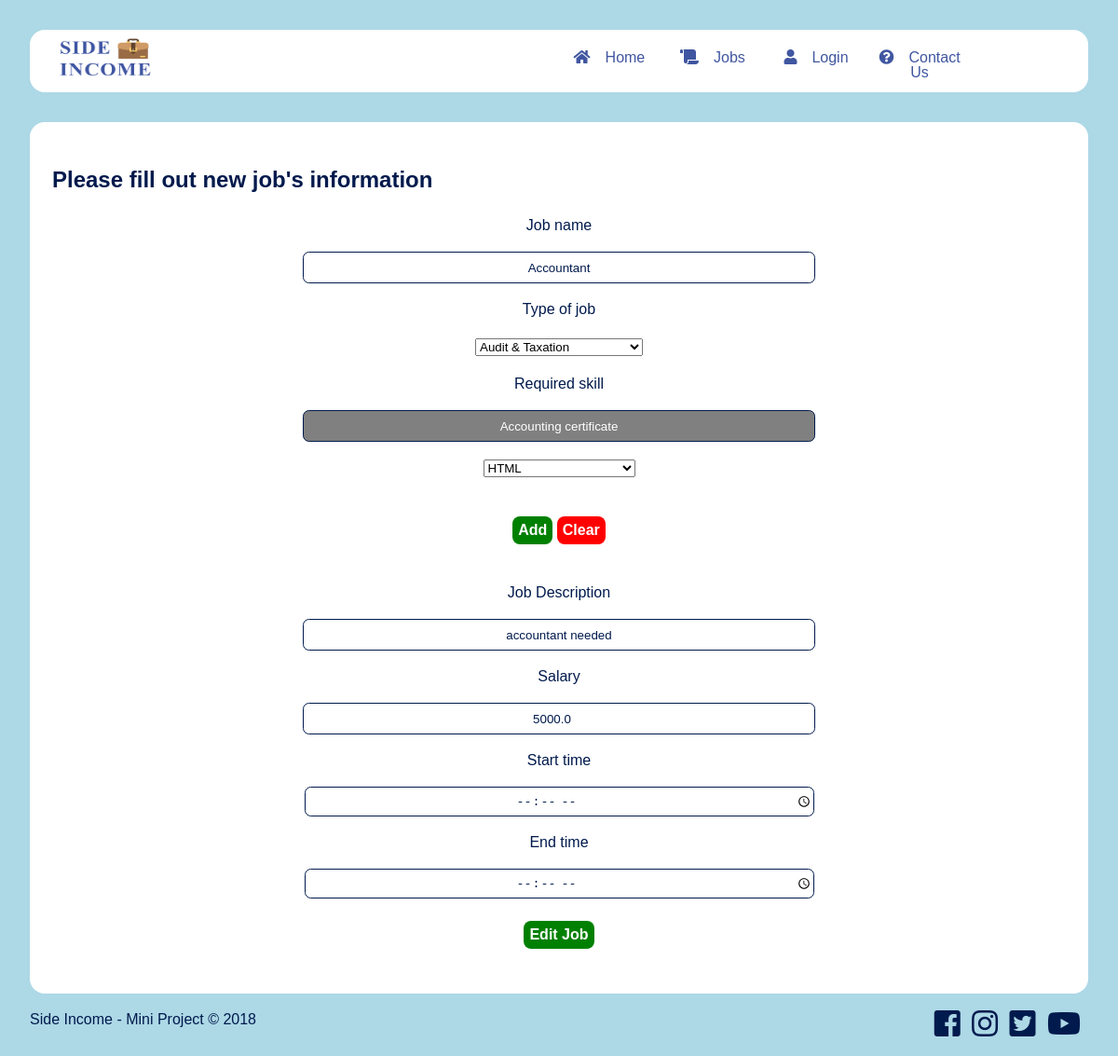
Screenshot of /editJobPost/9/ with the database file from the repository.
### JobPostingWebsite/models.py (models this page shows, shortened)
class Jobs(models.Model):
    name = models.CharField(max_length=250, null=True)
    job_type = models.ForeignKey(JobType, on_delete=models.CASCADE, null=True)
    skill_required = models.CharField(max_length=2500, null=True)
    desc = models.CharField(max_length=2500, null=True)
    salary = models.FloatField(default=0, null=True)
    accessed_count = models.IntegerField(default=0, null=True)
    company = models.ForeignKey(Company, on_delete=models.CASCADE, null=True)
    start_time = models.TimeField(null=True)
    end_time = models.TimeField(null=True)
    expired_date = models.DateField(null=True)
    is_approved = models.BooleanField(default=False)
    is_declined = models.BooleanField(default=False)
    is_expired = models.BooleanField(default=False)

### JobPostingWebsite/views.py (the view)
# urls.py: path('editJobPost/<int:j_id>/', views.edit_job_post),
def edit_job_post(req, j_id):
    return render(req, "editJob.html", {
        "job":Jobs.objects.get(id=j_id),
        "job_types":JobType.objects.all(),
        "skills":Skill.objects.all()
        })

### JobPostingWebsite/templates/editJob.html (shortened to what this page needs)
{%extends "base.html"%}
{%block content%}
<section class="card rounded-box container">
    <h1>Please fill out new job's information</h1>
    <form action="/editJob/{{job.id}}/" method="POST">
        <p>Job name</p>
        <input type="text" required autofocus name="name" value="{{job.name}}">
        <p>Type of job</p>
        {%include "jobTypeSelect.html"%}
        <p>Required skill</p>
        <input type="text" required name="skill_required" value="{{job.skill_required}}" id="skillText" class="uneditable" readonly>
        <p>
            {%include "skillSelect.html"%}
            <p>
                <button type="button" id="addSkill" class="button">Add</button>
                <button type="button" id="clearSkill" class="button2">Clear</button>
            </p>
        </p>
        <p>Job Description</p>
        <input type="text" required name="desc" value="{{job.desc}}">
        <p>Salary</p>
        <input type="number" required name="salary" step=".01" min="0" value="{{job.salary}}">
        <p>Start time</p>
        <input type="time" required name="start_time" id="startTime" value="{{job.start_time}}">
        <p>End time</p>
        <input type="time" required name="end_time" id="endTime" value="{{job.end_time|time:'H:M:S'}}">
        <button type="submit" class="button">Edit Job</button>
    </form>
</section>
{%load static%}
{%endblock%}

### JobPostingWebsite/static/css/style.css (style rules this page uses)
:root { --dark: #001a4d; --light: #d9d9d9; --dark-grey: #595959; --shadow: 3px 3px 5px gray; }
body { margin: 0; padding: 2em; background: lightblue; font-family: Arial, Helvetica, sans-serif; line-height: 1.5; color: var(--dark); }
.rounded-box { border-radius: 1em; }
.card { background: white; }
.container { padding: 1.5em; margin-top: 2em; overflow: hidden; }
input { border-radius: 0.5em; border: 0.1em solid var(--dark); color: var(--dark); text-align: center; width: 50%; height: 30px; }
.button, .button2 { border-radius: 0.5em; height: 50px; font-weight: bolder; transition: backgrond 0.3s, color 0.3s; border: none; font-size: 1em; display: block; margin: 1.5em auto 1.5em auto; height: 30px; overflow: hidden; color: white; }
.button { background: green; }
.button2 { background: red; }
form { text-align: center; }
p, h1 { word-wrap: break-word; }
.uneditable { background: grey; color: white; }

### rows the page displays
Jobs: name "Accountant", skill_required "Accounting certificate", desc "accountant needed", salary "5000.0"

### other values shown
form field job_type "Audit & Taxation"
form field skillRequired "HTML"
